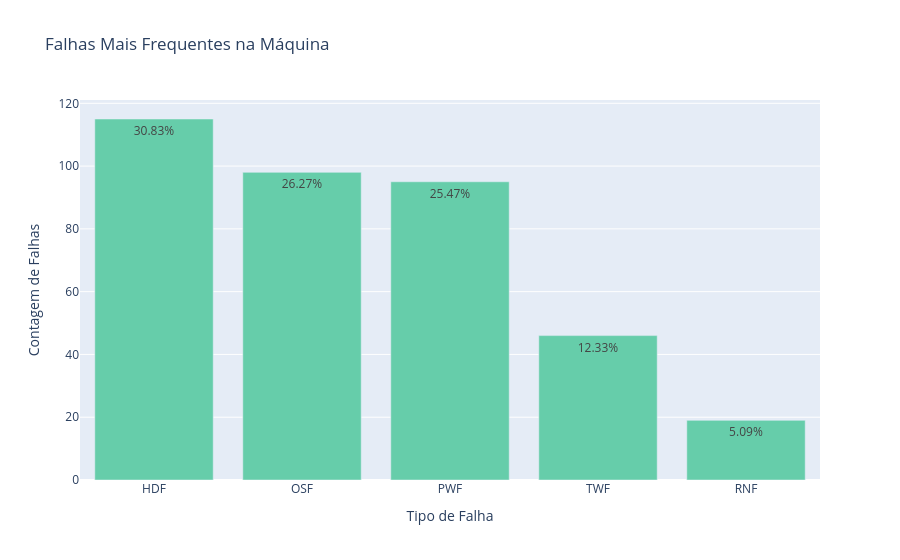

This figure's notebook cell:
### Code cell
# Agora vamos analisar as falhas mais frequentes na máquina. Para isso, 
# vamos somar os valores das colunas "TWF", "HDF", "PWF", "OSF" e "RNF", 
# que representam diferentes tipos de falhas, e ordenar os resultados em ordem decrescente, e transformar em percentual.

falhas_mais_frequentes = (
                            df[["TWF", "HDF", "PWF", "OSF", "RNF"]]
                            .sum()
                            .sort_values(ascending=False)
                            .reset_index()
                            .rename(columns={"index": "Tipo de Falha", 0: "Contagem"})
                            )
falhas_mais_frequentes["Percentual"] = ((falhas_mais_frequentes["Contagem"] / falhas_mais_frequentes["Contagem"].sum()) * 100).round(2)
fig = px.bar(
                falhas_mais_frequentes,
                x="Tipo de Falha",
                y="Contagem",
                labels={"Contagem": "Contagem de Falhas"},
                title="Falhas Mais Frequentes na Máquina",
                text="Percentual"
                )
fig.update_traces(
                    marker_color="mediumaquamarine",
                    texttemplate="%{text:.2f}%"
                    )
fig.show()  
falhas_mais_frequentes

### Figure 1 — Plotly figure (JSON) as saved in the notebook; plotly's stock layout.template omitted (floating-point values rounded to 4 significant figures)
{"data": [{"hovertemplate": "Tipo de Falha=%{x}<br>Contagem de Falhas=%{y}<br>Percentual=%{text}<extra></extra>", "legendgroup": "", "marker": {"color": "mediumaquamarine", "pattern": {"shape": ""}}, "name": "", "orientation": "v", "showlegend": false, "text": [30.83, 26.27, 25.47, 12.33, 5.09], "textposition": "auto", "texttemplate": "%{text:.2f}%", "type": "bar", "x": ["HDF", "OSF", "PWF", "TWF", "RNF"], "xaxis": "x", "y": [115, 98, 95, 46, 19], "yaxis": "y"}], "layout": {"barmode": "relative", "legend": {"tracegroupgap": 0}, "title": {"text": "Falhas Mais Frequentes na Máquina"}, "xaxis": {"anchor": "y", "domain": [0, 1], "title": {"text": "Tipo de Falha"}}, "yaxis": {"anchor": "x", "domain": [0, 1], "title": {"text": "Contagem de Falhas"}}}}
